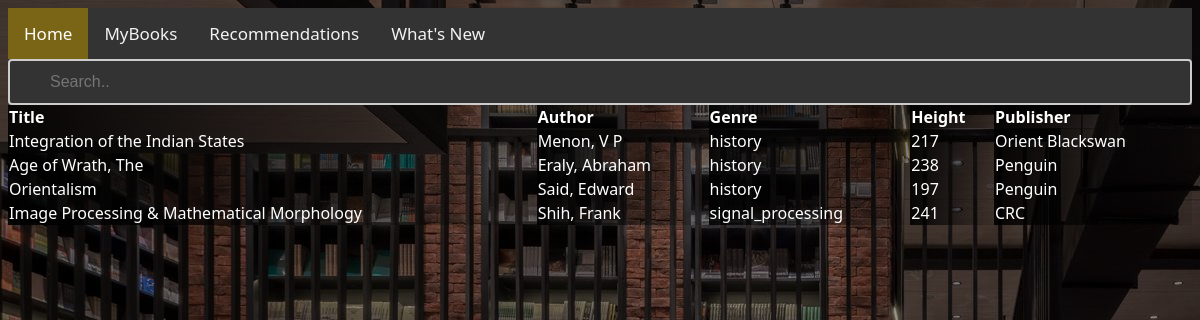
Page /books/get (signed in) on the committed database.
### manage.py (models this page shows)
class Book(db.Model):
    id = db.Column(db.Integer , primary_key = True)
    title = db.Column(db.String(50) , nullable = False)
    author = db.Column(db.String(50) , nullable = False)
    genre = db.Column(db.String(50) , nullable = False)
    length = db.Column(db.Integer)
    publisher = db.Column(db.String(50) , nullable = False)

### manage.py (the view)
@app.route('/books/get')
@login_required
def getbooks():
    user = current_user
    books = user.books
    print(books)
    return render_template("mybooks.html" , books=books)
    user = User(username=name,email=email,password=password)
    db.session.add(user)
    db.session.commit()
    return render_template("mybooks.html")

### manage.py (called while the page is built)
@login_manager.user_loader
def load_user(user_id):
    return User.query.get(int(user_id))

### templates/mybooks.html
{% extends "layout.html" %}
{% block content %}
    <div class="topnav">
        <a class="active" href="C:\Users\user\Bookstore\templates\index.html">Home</a>
        <a href="#MyBooks">MyBooks</a>
        <a href="#Recommendations">Recommendations</a>
        <a href="#Recommendations">What's New</a>
        <input type="text" name="search" placeholder="Search.." id="search">
    </div>
    <div>
        <table>
            <tr>
                <th>Title</th>
                <th>Author</th>
                <th>Genre</th>
                <th>Height</th>
                <th>Publisher</th>
            </tr>
            {% for book in books %}
                <tr>
                    <td>{{book.title}}</td>
                    <td>{{book.author}}</td>
                    <td>{{book.genre}}</td>
                    <td>{{book.length}}</td>
                    <td>{{book.publisher}}</td>
                </tr>
            {% endfor %}
        </table>
    </div>
{% endblock %}

### templates/layout.html (shortened to what this page needs)
<html>
    <head>
        <link rel="stylesheet" href="{{ url_for('static' , filename='styles/style.css')}}"/>
    </head>
    <body>
        {% block content %}
        {% endblock %}
    </body>
</html>

### static/styles/style.css (style rules this page uses)
html { font-size: 17px; font-family: "Segoe UI", Arial, Helvetica, sans-serif; }
body { background-repeat: no-repeat; background-attachment: fixed; background-size: cover; background : linear-gradient(rgba(0,0,0,.4), rgba(0,0,0,.4)) , url('/static/images/background.jpg'); }
table, td, th { color: white; }
table { border-collapse: collapse; width: 100%; }
td,th { background : linear-gradient(to right , rgba(0,0,0,0.9), rgba(0,0,0,0.1)); }
th { text-align: left; }
.topnav { background-color: #333; overflow: hidden; }
.topnav a { float: left; color: #f2f2f2; text-align: center; padding: 14px 16px; text-decoration: none; font-size: 17px; }
.topnav a.active { background-color: #7a6517; color: white; }
#search { width: 130px; box-sizing: border-box; border: 2px solid #ccc; border-radius: 4px; font-size: 16px; background-color: #333; background-image: url('searchicon.png'); background-position: 10px 10px; background-repeat: no-repeat; padding: 12px 20px 12px 40px; transition: width 0.4s ease-in-out; }
#search { width: 100%; }

### rows in the picture
Book: title "Integration of the Indian States", author "Menon, V P", genre "history", length "217", publisher "Orient Blackswan"
Book: title "Age of Wrath, The", author "Eraly, Abraham", genre "history", length "238", publisher "Penguin"
Book: title "Orientalism", author "Said, Edward", genre "history", length "197", publisher "Penguin"
Book: title "Image Processing & Mathematical Morphology", author "Shih, Frank", genre "signal_processing", length "241", publisher "CRC"
